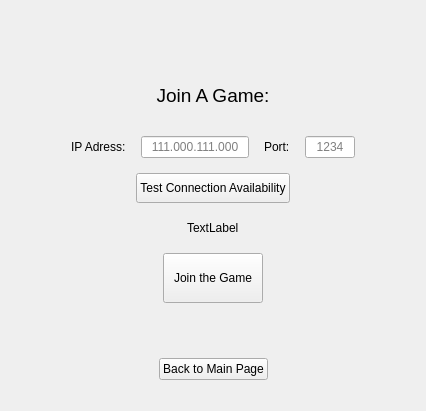
      <widget class="QWidget" name="page">
       <layout class="QHBoxLayout" name="horizontalLayout_66">
        <item>
         <spacer name="horizontalSpacer_28">
          <property name="orientation">
           <enum>Qt::Horizontal</enum>
          </property>
          <property name="sizeHint" stdset="0">
           <size>
            <width>40</width>
            <height>20</height>
           </size>
          </property>
         </spacer>
        </item>
        <item>
         <layout class="QVBoxLayout" name="verticalLayout_19">
          <property name="spacing">
           <number>15</number>
          </property>
          <property name="topMargin">
           <number>20</number>
          </property>
          <property name="bottomMargin">
           <number>20</number>
          </property>
          <item>
           <spacer name="verticalSpacer_8">
            <property name="orientation">
             <enum>Qt::Vertical</enum>
            </property>
            <property name="sizeHint" stdset="0">
             <size>
              <width>20</width>
              <height>40</height>
             </size>
            </property>
           </spacer>
          </item>
          <item>
           <widget class="QLabel" name="label_14">
            <property name="minimumSize">
             <size>
              <width>0</width>
              <height>50</height>
             </size>
            </property>
            <property name="maximumSize">
             <size>
              <width>16777215</width>
              <height>50</height>
             </size>
            </property>
            <property name="text">
             <string>&lt;html&gt;&lt;head/&gt;&lt;body&gt;&lt;p align=&quot;center&quot;&gt;&lt;span style=&quot; font-size:14pt;&quot;&gt;Join A Game:&lt;/span&gt;&lt;/p&gt;&lt;/body&gt;&lt;/html&gt;</string>
            </property>
           </widget>
          </item>
          <item>
           <layout class="QHBoxLayout" name="horizontalLayout_56">
            <property name="leftMargin">
             <number>20</number>
            </property>
            <property name="rightMargin">
             <number>20</number>
            </property>
            <item>
             <widget class="QLabel" name="label_15">
              <property name="text">
               <string>IP Adress:</string>
              </property>
             </widget>
            </item>
            <item>
             <widget class="QLineEdit" name="line_join_game_ip">
              <property name="alignment">
               <set>Qt::AlignCenter</set>
              </property>
              <property name="placeholderText">
               <string>111.000.111.000</string>
              </property>
             </widget>
            </item>
            <item>
             <widget class="QLabel" name="label_16">
              <property name="text">
               <string>Port:</string>
              </property>
             </widget>
            </item>
            <item>
             <widget class="QLineEdit" name="line_join_game_port">
              <property name="maximumSize">
               <size>
                <width>50</width>
                <height>16777215</height>
               </size>
              </property>
              <property name="alignment">
               <set>Qt::AlignCenter</set>
              </property>
              <property name="placeholderText">
               <string>1234</string>
              </property>
             </widget>
            </item>
           </layout>
          </item>
          <item>
           <layout class="QHBoxLayout" name="horizontalLayout_63">
            <item>
             <spacer name="horizontalSpacer_33">
              <property name="orientation">
               <enum>Qt::Horizontal</enum>
              </property>
              <property name="sizeHint" stdset="0">
               <size>
                <width>40</width>
                <height>20</height>
               </size>
              </property>
             </spacer>
            </item>
            <item>
             <widget class="QPushButton" name="button_test_connection">
              <property name="minimumSize">
               <size>
                <width>150</width>
                <height>30</height>
               </size>
              </property>
              <property name="text">
               <string>Test Connection Availability</string>
              </property>
             </widget>
            </item>
            <item>
             <spacer name="horizontalSpacer_36">
              <property name="orientation">
               <enum>Qt::Horizontal</enum>
              </property>
              <property name="sizeHint" stdset="0">
               <size>
                <width>40</width>
                <height>20</height>
               </size>
              </property>
             </spacer>
            </item>
           </layout>
          </item>
          <item>
           <layout class="QHBoxLayout" name="horizontalLayout_68">
            <item>
             <spacer name="horizontalSpacer_38">
              <property name="orientation">
               <enum>Qt::Horizontal</enum>
              </property>
              <property name="sizeHint" stdset="0">
               <size>
                <width>40</width>
                <height>20</height>
               </size>
              </property>
             </spacer>
            </item>
            <item>
             <widget class="QLabel" name="label_connection_status">
              <property name="text">
               <string>TextLabel</string>
              </property>
             </widget>
            </item>
            <item>
             <spacer name="horizontalSpacer_40">
              <property name="orientation">
               <enum>Qt::Horizontal</enum>
              </property>
              <property name="sizeHint" stdset="0">
               <size>
                <width>40</width>
                <height>20</height>
               </size>
              </property>
             </spacer>
            </item>
           </layout>
          </item>
          <item>
           <layout class="QHBoxLayout" name="horizontalLayout_67">
            <item>
             <spacer name="horizontalSpacer_30">
              <property name="orientation">
               <enum>Qt::Horizontal</enum>
              </property>
              <property name="sizeHint" stdset="0">
               <size>
                <width>40</width>
                <height>20</height>
               </size>
              </property>
             </spacer>
            </item>
            <item>
             <widget class="QPushButton" name="button_join_the_game">
              <property name="minimumSize">
               <size>
                <width>100</width>
                <height>50</height>
               </size>
              </property>
              <property name="text">
               <string>Join the Game</string>
              </property>
             </widget>
            </item>
            <item>
             <spacer name="horizontalSpacer_31">
              <property name="orientation">
               <enum>Qt::Horizontal</enum>
              </property>
              <property name="sizeHint" stdset="0">
               <size>
                <width>40</width>
                <height>20</height>
               </size>
              </property>
             </spacer>
            </item>
           </layout>
          </item>
          <item>
           <spacer name="verticalSpacer_16">
            <property name="orientation">
             <enum>Qt::Vertical</enum>
            </property>
            <property name="sizeHint" stdset="0">
             <size>
              <width>20</width>
              <height>40</height>
             </size>
            </property>
           </spacer>
          </item>
          <item>
           <layout class="QHBoxLayout" name="horizontalLayout_70">
            <item>
             <spacer name="horizontalSpacer_43">
              <property name="orientation">
               <enum>Qt::Horizontal</enum>
              </property>
              <property name="sizeHint" stdset="0">
               <size>
                <width>40</width>
                <height>20</height>
               </size>
              </property>
             </spacer>
            </item>
            <item>
             <widget class="QPushButton" name="button_client_to_main_page">
              <property name="text">
               <string>Back to Main Page</string>
              </property>
             </widget>
            </item>
            <item>
             <spacer name="horizontalSpacer_45">
              <property name="orientation">
               <enum>Qt::Horizontal</enum>
              </property>
              <property name="sizeHint" stdset="0">
               <size>
                <width>40</width>
                <height>20</height>
               </size>
              </property>
             </spacer>
            </item>
           </layout>
          </item>
         </layout>
        </item>
        <item>
         <spacer name="horizontalSpacer_29">
          <property name="orientation">
           <enum>Qt::Horizontal</enum>
          </property>
          <property name="sizeHint" stdset="0">
           <size>
            <width>40</width>
            <height>20</height>
           </size>
          </property>
         </spacer>
        </item>
       </layout>
      </widget>
